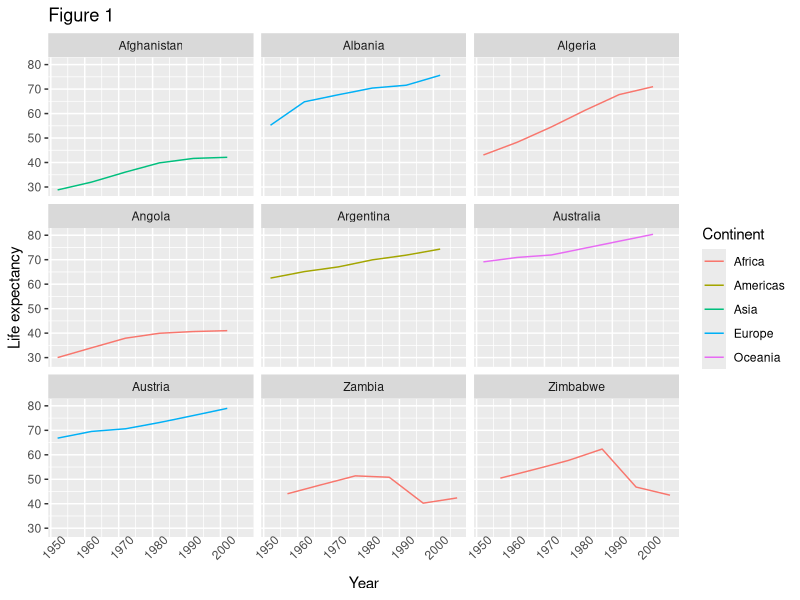

Write the R code that produced this figure.
## ---- chunk 1
gapminder <- read.table("gapminder.txt", header = TRUE)
head(gapminder)
## ---- chunk 2
library(ggplot2)

az_row <- startsWith(as.vector(gapminder$country), c('A','Z'))
az_countries <- gapminder[az_row,]

ggplot(data = az_countries, aes(x = year, y = lifeExp, color=continent)) +
  geom_line() + facet_wrap( ~ country) +
  labs(
    x = "Year",              # x axis title
    y = "Life expectancy",   # y axis title
    title = "Figure 1",      # main title of figure
    color = "Continent"      # title of legend
  ) +
  theme(axis.text.x=element_text(angle=45), axis.ticks.x=element_blank())
